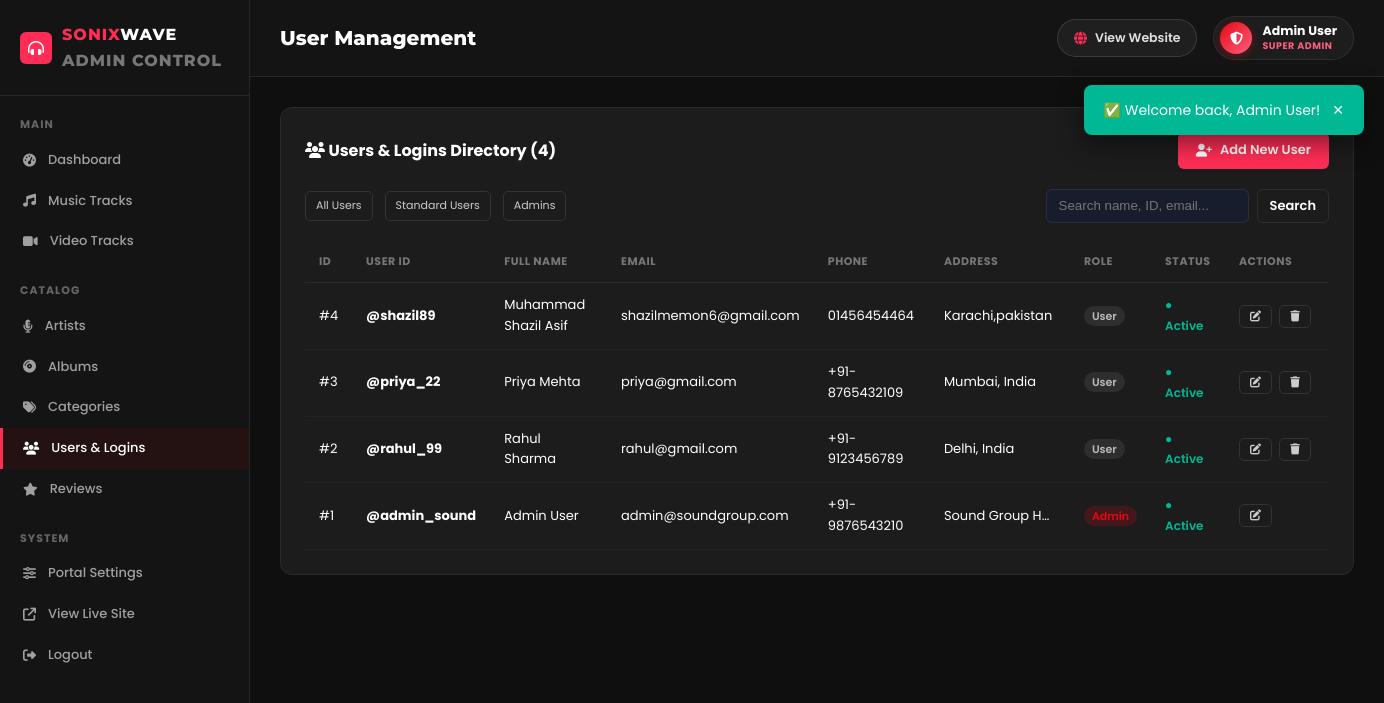
Before: /admin/users.php (signed in) with the older database file.
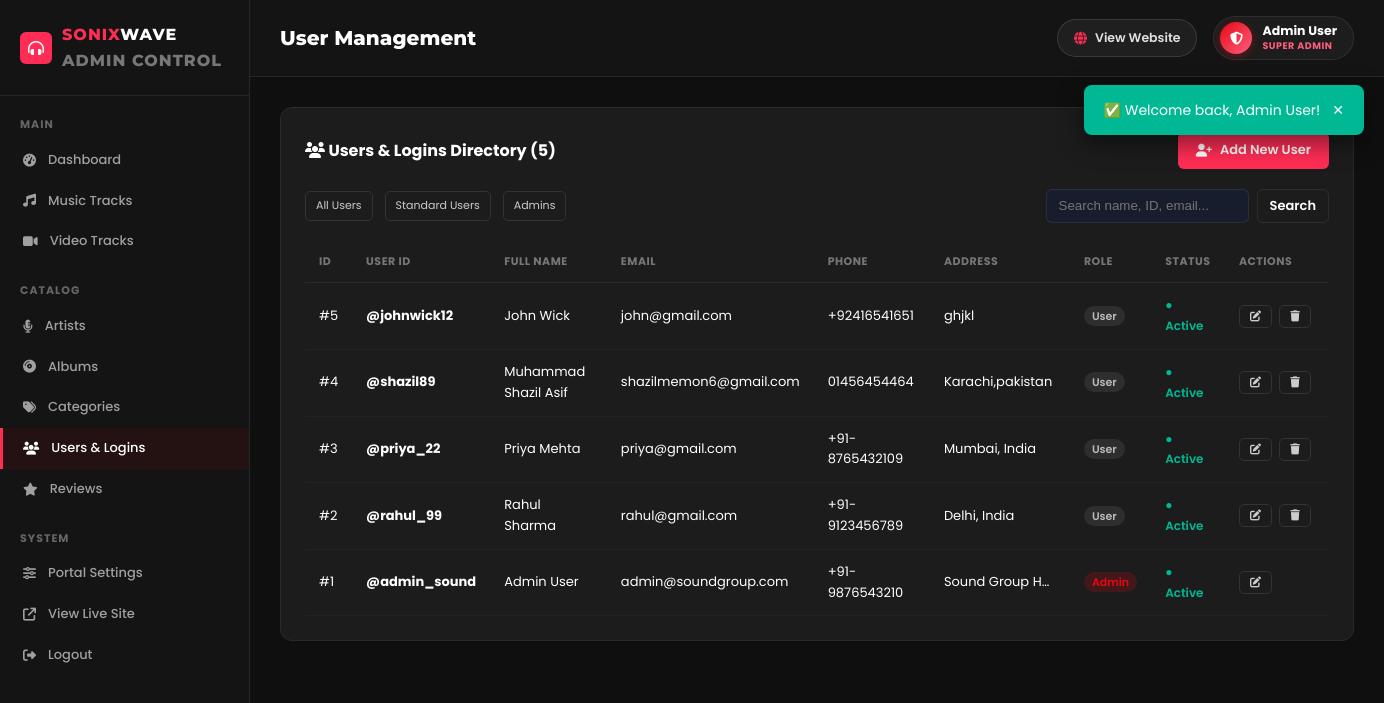
After: the same page with the newer database file.
### tables this page shows
CREATE TABLE `users` (
  `id` int(11) NOT NULL AUTO_INCREMENT,
  `user_id` varchar(50) NOT NULL,
  `full_name` varchar(100) NOT NULL,
  `email` varchar(150) NOT NULL,
  `phone` varchar(20) NOT NULL,
  `address` text NOT NULL,
  `password` varchar(255) NOT NULL,
  `role` enum('admin','user') DEFAULT 'user',
  `status` enum('active','inactive') DEFAULT 'active',
  `avatar` varchar(255) DEFAULT NULL,
  `created_at` datetime DEFAULT current_timestamp(),
  `updated_at` datetime DEFAULT current_timestamp() ON UPDATE current_timestamp(),
  PRIMARY KEY (`id`),
  UNIQUE KEY `user_id` (`user_id`),
  UNIQUE KEY `email` (`email`)
);

### includes/auth.php (called while the page is built, shortened)
<?php
function clean(string $str): string {
    return htmlspecialchars(strip_tags(trim($str)));
}

### admin/users.php (the view, shortened to what the changed rows need)
<?php
require_once __DIR__ . '/includes/admin-header.php';
$pdo = getDB();
$action = $_GET['action'] ?? 'list';
$error = '';
$editItem = null;
$q = trim($_GET['search'] ?? '');
$filterRole = trim($_GET['role'] ?? '');
$page = max(1, (int)($_GET['p'] ?? 1));
$perPage = 15;
$offset = ($page - 1) * $perPage;
$where = ['1=1'];
$params = [];
$stmt = $pdo->prepare("SELECT * FROM users WHERE " . implode(' AND ', $where) . " ORDER BY id DESC LIMIT $perPage OFFSET $offset");
$stmt->execute($params);
$users = $stmt->fetchAll();
?>
<?php if ($action === 'add' || $action === 'edit'): ?>
<div class="admin-box">
  <div class="box-head">
    <h3><?= $action === 'edit' ? '✏️ Edit User' : '➕ Create New User Account' ?></h3>
    <a href="<?= SITE_URL ?>/admin/users.php" class="btn btn-outline">Back to Users</a>
  </div>
  <?php if ($error): ?>
    <div class="alert alert-danger"><?= clean($error) ?></div>
  <?php endif; ?>
  <form method="POST" class="admin-form">
    <div class="form-row">
      <div class="form-group">
        <label>Unique User ID *</label>
        <input type="text" name="user_id" value="<?= clean($editItem['user_id'] ?? '') ?>" required placeholder="e.g. rahul_99">
      </div>
      <div class="form-group">
        <label>Full Name *</label>
        <input type="text" name="full_name" value="<?= clean($editItem['full_name'] ?? '') ?>" required placeholder="User Full Name">
      </div>
    </div>
    <div class="form-row">
      <div class="form-group">
        <label>Email Address *</label>
        <input type="email" name="email" value="<?= clean($editItem['email'] ?? '') ?>" required placeholder="user@example.com">
      </div>
      <div class="form-group">
        <label>Phone Number *</label>
        <input type="text" name="phone" value="<?= clean($editItem['phone'] ?? '') ?>" required placeholder="+92 3XXXXXXXXX">
      </div>
    </div>
    <div class="form-group">
      <label>Complete Address *</label>
      <input type="text" name="address" value="<?= clean($editItem['address'] ?? '') ?>" required placeholder="Street address, City">
    </div>
    <div class="form-row">
      <div class="form-group">
        <label>Password <?= $action === 'edit' ? '(Leave blank to keep unchanged)' : '*' ?></label>
        <div class="input-icon" style="position:relative;">
          <input type="password" name="password" id="adminUserPass" <?= $action === 'add' ? 'required' : '' ?> placeholder="Min 6 characters">
          <span class="toggle-pass" onclick="toggleAdminPass('adminUserPass', this)" style="position:absolute; right:12px; top:50%; transform:translateY(-50%); cursor:pointer; color:#888;">
            <i class="fas fa-eye"></i>
          </span>
        </div>
      </div>
      <div class="form-group">
        <label>Role</label>
        <select name="role">
          <option value="user" <?= (isset($editItem) && $editItem['role'] === 'user') ? 'selected' : '' ?>>Normal User</option>
          <option value="admin" <?= (isset($editItem) && $editItem['role'] === 'admin') ? 'selected' : '' ?>>Administrator</option>
        </select>
      </div>
      <div class="form-group">
        <label>Account Status</label>
        <select name="status">
          <option value="active" <?= (isset($editItem) && $editItem['status'] === 'active') ? 'selected' : '' ?>>Active</option>
          <option value="inactive" <?= (isset($editItem) && $editItem['status'] === 'inactive') ? 'selected' : '' ?>>Inactive / Blocked</option>
        </select>
      </div>
    </div>
    <button type="submit" class="btn btn-primary"><i class="fas fa-save"></i> <?= $action === 'edit' ? 'Update User' : 'Create User' ?></button>
  </form>
</div>
<script>
function toggleAdminPass(id, btn) {
  const input = document.getElementById(id);
  if (!input) return;
  const icon = btn.querySelector('i');
  if (input.type === 'password') {
    input.type = 'text';
    icon.classList.remove('fa-eye');
    icon.classList.add('fa-eye-slash');
  } else {
    input.type = 'password';
    icon.classList.remove('fa-eye-slash');
    icon.classList.add('fa-eye');
  }
}
</script>
<?php else: ?>
<div class="admin-box">
  <div class="box-head">
    <h3><i class="fas fa-users"></i> Users &amp; Logins Directory (<?= count($users) ?>)</h3>
    <a href="<?= SITE_URL ?>/admin/users.php?action=add" class="btn btn-primary"><i class="fas fa-user-plus"></i> Add New User</a>
  </div>
  <div style="display:flex; justify-content:space-between; align-items:center; flex-wrap:wrap; gap:12px; margin-bottom:18px;">
    <div style="display:flex; gap:8px;">
      <a href="<?= SITE_URL ?>/admin/users.php" class="tbl-btn <?= empty($filterRole) ? 'active' : '' ?>">All Users</a>
      <a href="<?= SITE_URL ?>/admin/users.php?role=user" class="tbl-btn <?= $filterRole === 'user' ? 'active' : '' ?>">Standard Users</a>
      <a href="<?= SITE_URL ?>/admin/users.php?role=admin" class="tbl-btn <?= $filterRole === 'admin' ? 'active' : '' ?>">Admins</a>
    </div>
    <form method="GET" style="display:flex; gap:8px;">
      <input type="text" name="search" placeholder="Search name, ID, email..." value="<?= clean($q) ?>" style="padding:6px 12px; background:var(--dark-3); border:1px solid var(--border); color:#fff; border-radius:6px; min-width:200px;">
      <button type="submit" class="btn btn-outline" style="padding:6px 12px;">Search</button>
    </form>
  </div>
  <table class="admin-table">
    <thead>
      <tr>
        <th>ID</th>
        <th>User ID</th>
        <th>Full Name</th>
        <th>Email</th>
        <th>Phone</th>
        <th>Address</th>
        <th>Role</th>
        <th>Status</th>
        <th>Actions</th>
      </tr>
    </thead>
    <tbody>
      <?php if (empty($users)): ?>
        <tr><td colspan="9" style="text-align:center; padding:25px; color:var(--text-muted);">No users found.</td></tr>
      <?php else: ?>
        <?php foreach ($users as $u): ?>
        <tr>
          <td>#<?= $u['id'] ?></td>
          <td><strong>@<?= clean($u['user_id']) ?></strong></td>
          <td><?= clean($u['full_name']) ?></td>
          <td><?= clean($u['email']) ?></td>
          <td><?= clean($u['phone']) ?></td>
          <td style="max-width:140px; text-overflow:ellipsis; overflow:hidden; white-space:nowrap;" title="<?= clean($u['address']) ?>"><?= clean($u['address']) ?></td>
          <td><span class="user-role role-<?= $u['role'] ?>"><?= ucfirst($u['role']) ?></span></td>
          <td>
            <a href="<?= SITE_URL ?>/admin/users.php?action=toggle&id=<?= $u['id'] ?>" title="Click to toggle status (Active/Inactive)" class="status-<?= $u['status'] ?>" style="text-decoration:none; font-weight:600;">
              ● <?= ucfirst($u['status']) ?>
            </a>
          </td>
          <td style="white-space:nowrap;">
            <a href="<?= SITE_URL ?>/admin/users.php?action=edit&id=<?= $u['id'] ?>" class="tbl-btn" title="Edit User"><i class="fas fa-edit"></i></a>
            <?php if ($u['id'] != $_SESSION['user_id']): ?>
              <a href="<?= SITE_URL ?>/admin/users.php?action=delete&id=<?= $u['id'] ?>" class="tbl-btn danger" onclick="return confirm('Delete user @<?= clean(addslashes($u['user_id'])) ?> permanently?')" title="Delete"><i class="fas fa-trash"></i></a>
            <?php endif; ?>
          </td>
        </tr>
        <?php endforeach; ?>
      <?php endif; ?>
    </tbody>
  </table>
</div>
<?php endif; ?>
<?php require_once __DIR__ . '/includes/admin-footer.php'; ?>

Changed rows visible on the page:
added users: id "5", user "johnwick12", full_name "John Wick", email "john@gmail.com", phone "+92416541651", address "ghjkl", role "User", status "Active"
Other visible differences:
count($users): "4" → "5"
